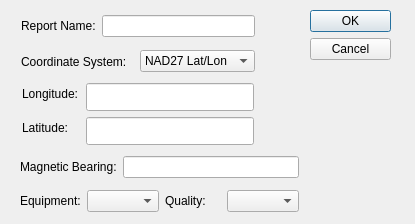
<ui version="4.0" >
 <class>getReportDialog</class>
 <widget class="QDialog" name="getReportDialog" >
  <property name="geometry" >
   <rect>
    <x>0</x>
    <y>0</y>
    <width>415</width>
    <height>224</height>
   </rect>
  </property>
  <property name="windowTitle" >
   <string>Enter New DF Report</string>
  </property>
  <widget class="QDialogButtonBox" name="buttonBox" >
   <property name="geometry" >
    <rect>
     <x>310</x>
     <y>10</y>
     <width>81</width>
     <height>71</height>
    </rect>
   </property>
   <property name="orientation" >
    <enum>Qt::Vertical</enum>
   </property>
   <property name="standardButtons" >
    <set>QDialogButtonBox::Cancel|QDialogButtonBox::Ok</set>
   </property>
  </widget>
  <widget class="QLabel" name="label_Coord0" >
   <property name="geometry" >
    <rect>
     <x>22</x>
     <y>83</y>
     <width>58</width>
     <height>22</height>
    </rect>
   </property>
   <property name="text" >
    <string>Longitude:</string>
   </property>
  </widget>
  <widget class="QLabel" name="label_Coord1" >
   <property name="geometry" >
    <rect>
     <x>22</x>
     <y>117</y>
     <width>47</width>
     <height>22</height>
    </rect>
   </property>
   <property name="text" >
    <string>Latitude:</string>
   </property>
  </widget>
  <widget class="QLineEdit" name="lineEdit_Coord0" >
   <property name="geometry" >
    <rect>
     <x>86</x>
     <y>83</y>
     <width>168</width>
     <height>28</height>
    </rect>
   </property>
  </widget>
  <widget class="QLineEdit" name="lineEdit_Coord1" >
   <property name="geometry" >
    <rect>
     <x>86</x>
     <y>117</y>
     <width>168</width>
     <height>28</height>
    </rect>
   </property>
  </widget>
  <widget class="QWidget" name="" >
   <property name="geometry" >
    <rect>
     <x>21</x>
     <y>47</y>
     <width>234</width>
     <height>29</height>
    </rect>
   </property>
   <layout class="QHBoxLayout" name="horizontalLayout_2" >
    <item>
     <widget class="QLabel" name="label_2" >
      <property name="text" >
       <string>Coordinate System:</string>
      </property>
     </widget>
    </item>
    <item>
     <widget class="QComboBox" name="comboBox_CoordSys" >
      <property name="toolTip" >
       <string>The name of the coordinate system</string>
      </property>
      <property name="insertPolicy" >
       <enum>QComboBox::NoInsert</enum>
      </property>
      <item>
       <property name="text" >
        <string>NAD27 Lat/Lon</string>
       </property>
      </item>
      <item>
       <property name="text" >
        <string>WGS84 Lat/Lon</string>
       </property>
      </item>
     </widget>
    </item>
   </layout>
  </widget>
  <widget class="QWidget" name="" >
   <property name="geometry" >
    <rect>
     <x>21</x>
     <y>11</y>
     <width>234</width>
     <height>30</height>
    </rect>
   </property>
   <layout class="QHBoxLayout" name="horizontalLayout" >
    <item>
     <widget class="QLabel" name="label" >
      <property name="text" >
       <string>Report Name:</string>
      </property>
     </widget>
    </item>
    <item>
     <widget class="QLineEdit" name="lineEdit_ReportName" />
    </item>
   </layout>
  </widget>
  <widget class="QWidget" name="" >
   <property name="geometry" >
    <rect>
     <x>20</x>
     <y>150</y>
     <width>279</width>
     <height>69</height>
    </rect>
   </property>
   <layout class="QVBoxLayout" name="verticalLayout" >
    <item>
     <layout class="QHBoxLayout" name="horizontalLayout_3" >
      <item>
       <widget class="QLabel" name="label_3" >
        <property name="text" >
         <string>Magnetic Bearing:</string>
        </property>
       </widget>
      </item>
      <item>
       <widget class="QLineEdit" name="lineEdit_bearing" />
      </item>
     </layout>
    </item>
    <item>
     <layout class="QHBoxLayout" name="horizontalLayout_6" >
      <item>
       <layout class="QHBoxLayout" name="horizontalLayout_4" >
        <item>
         <widget class="QLabel" name="label_4" >
          <property name="text" >
           <string>Equipment:</string>
          </property>
         </widget>
        </item>
        <item>
         <widget class="QComboBox" name="comboBox_EquipmentType" >
          <property name="insertPolicy" >
           <enum>QComboBox::NoInsert</enum>
          </property>
         </widget>
        </item>
       </layout>
      </item>
      <item>
       <layout class="QHBoxLayout" name="horizontalLayout_5" >
        <item>
         <widget class="QLabel" name="label_5" >
          <property name="text" >
           <string>Quality:</string>
          </property>
         </widget>
        </item>
        <item>
         <widget class="QComboBox" name="comboBox_Quality" />
        </item>
       </layout>
      </item>
     </layout>
    </item>
   </layout>
  </widget>
 </widget>
 <tabstops>
  <tabstop>lineEdit_ReportName</tabstop>
  <tabstop>comboBox_CoordSys</tabstop>
  <tabstop>lineEdit_Coord0</tabstop>
  <tabstop>lineEdit_Coord1</tabstop>
  <tabstop>lineEdit_bearing</tabstop>
  <tabstop>comboBox_EquipmentType</tabstop>
  <tabstop>comboBox_Quality</tabstop>
  <tabstop>buttonBox</tabstop>
 </tabstops>
 <resources/>
 <connections>
  <connection>
   <sender>buttonBox</sender>
   <signal>accepted()</signal>
   <receiver>getReportDialog</receiver>
   <slot>accept()</slot>
   <hints>
    <hint type="sourcelabel" >
     <x>310</x>
     <y>80</y>
    </hint>
    <hint type="destinationlabel" >
     <x>157</x>
     <y>223</y>
    </hint>
   </hints>
  </connection>
  <connection>
   <sender>buttonBox</sender>
   <signal>rejected()</signal>
   <receiver>getReportDialog</receiver>
   <slot>reject()</slot>
   <hints>
    <hint type="sourcelabel" >
     <x>336</x>
     <y>80</y>
    </hint>
    <hint type="destinationlabel" >
     <x>286</x>
     <y>223</y>
    </hint>
   </hints>
  </connection>
 </connections>
</ui>
